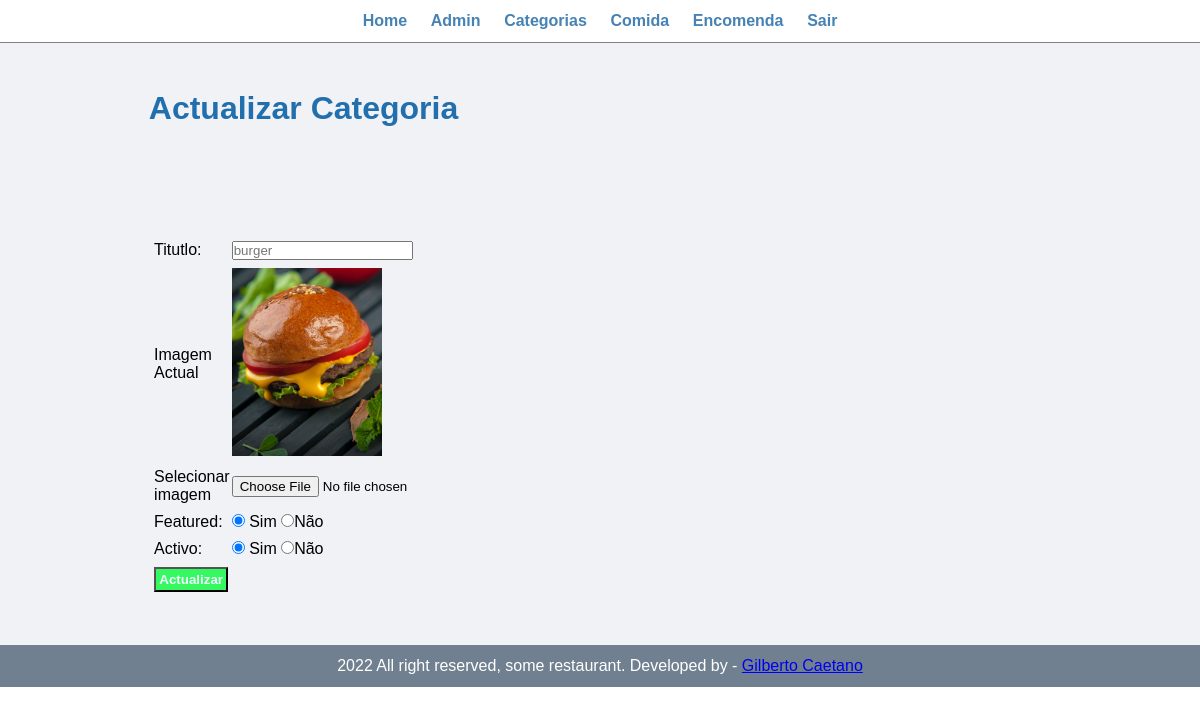
Screenshot of /admin/update-category.php?id_categoria=2 (signed in) with the database file from the repository.
### tables this page shows
CREATE TABLE `tb_categoria` (
  `id_categoria` int(10) UNSIGNED NOT NULL,
  `title` varchar(100) NOT NULL,
  `nome_imagem` varchar(250) NOT NULL,
  `featured` varchar(10) NOT NULL,
  `active` varchar(10) NOT NULL
);

### Admin/update-category.php (the view, shortened to what this page needs)
<?php include('partials/menu.php');?>
<div class="main-content">
<div class="wrapper">
    <h1>Actualizar Categoria</h1>
    <br/><br/><br/>
    <br/><br/><br/>
    <?php
     $id_categoria=$_GET['id_categoria'];
     $sql="SELECT * FROM tb_categoria WHERE id_categoria= '$id_categoria' ";
     $res=mysqli_query($conn, $sql);
      if ($res==true) {
     $count = mysqli_num_rows($res);
    if ($count==1) {
   $row=mysqli_fetch_assoc($res);
   $title=$row['title'];
   $current_image=$row['nome_imagem'];
   $featured= $row['featured'];
   $active= $row['active'];
    }
    else {
        echo "Falhou na tarefa";
        $_SESSION['category-not-found'] = "<div class= 'error'>categoria não encontrada.</div>";
        header('location:'.SITEURL.'admin/manage-category.php');
    }
     }
     else {
        header('location:'.SITEURL.'admin/manage-category.php');
     }
    ?>
   <form action="" method="post" enctype="multipart/form-data">
            <table class="tbl-30">
                <tr>
                    <td>Titutlo:</td>
                    <td>
                        <input type="text" name="title" placeholder="<?php echo $title;?>">
                    </td>
                </tr>
                <tr>
                    <td>Imagem Actual</td>
                    <td>
                       <?php
                       if ($current_image!="") {
                       ?>
                        <img src="<?php echo SITEURL.'/images/categories/'.$current_image; ?>" width="150px">
                        <?php
                       } else {
                        echo "<di class='error'> Sem imagem</div>";
                       }
                       ?>
                    </td>
                </tr>
                <tr>
                    <td>Selecionar imagem</td>
                    <td>
                        <input type="file" name="image">
                    </td>
                </tr>
                <tr>
                    <td>Featured:</td>
                    <td>
                        <input <?php if($featured=="sim") {echo "checked";}?> type="radio" name="featured" value="sim"> Sim
                        <input <?php if($featured=="nao") {echo "checked";}?> type="radio" name="featured" value="nao">Não
                    </td>
                </tr>
                <tr>
                    <td>Activo:</td>
                    <td>
                        <input <?php if($active=="sim") {echo "checked";}?> type="radio" name="active" value="sim"> Sim
                        <input <?php if($active=="nao") {echo "checked";}?> type="radio" name="active" value="nao">Não
                    </td>
                    <tr>
                        <td colspan ="2">
                            <input type="submit" name ="submit" value="Actualizar" class="btn-secondary">
                        </td>
                    </tr>
                </tr>
            </table>
        </form>
</div>
</div>
<?php include('partials/footer.php');?>

### css/admin.css (style rules this page uses)
* { margin:0; padding: 0; font-family: Arial, Helvetica, sans-serif; }
.wrapper { padding: 1%; width: 80%; margin: 0 auto; }
.tbl-30 { width: 30%; }
.btn-secondary { background-color: rgba(51, 248, 94, 0.986); padding: 1%; color: azure; text-decoration: none; font-weight: bold; }
table tr td { padding: 1%; }
.main-content { background-color: #f1f2f6; padding: 3%; }
h1 { color:rgb(34, 111, 173); }

### rows the page displays
tb_categoria: title "burger", nome_imagem (picture), featured "☑", active "☑"
